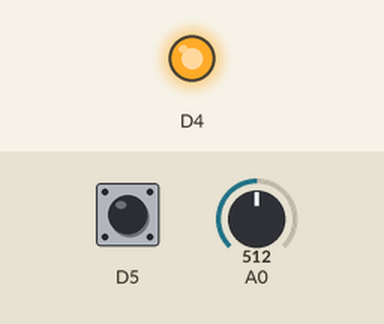
A program run on a simulated ESP8266 (Wemos D1 mini). On the bench: output pins drawn as LEDs (lit = HIGH). The inputs (shaded band) are chosen by the test bench; at power-on: D5 HIGH, A0 = 512.

Above: at 1.2 s.
1.3 s: D5 pulled LOW for 0.15 s
At 1.6 s:
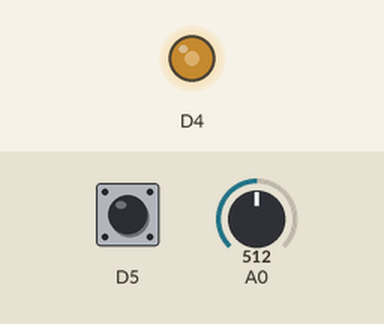
2.9 s: A0 set to 716
At 4.1 s:
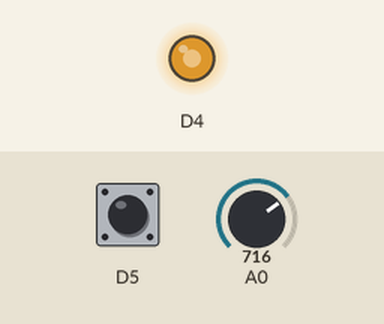
4.4 s: A0 set to 900
At 5.3 s:
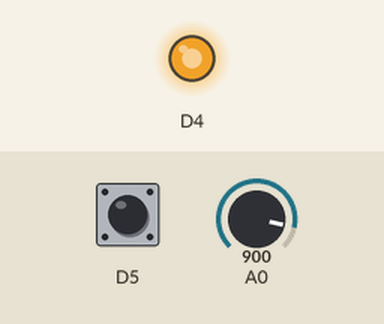
5.9 s: A0 set to 0
At 6.6 s:
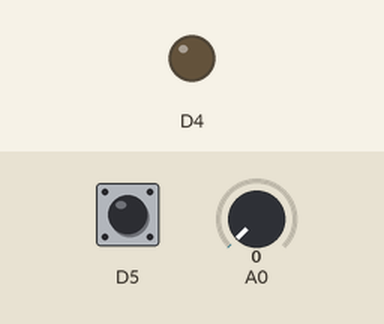
7.4 s: A0 set to 511
At 7.8 s:
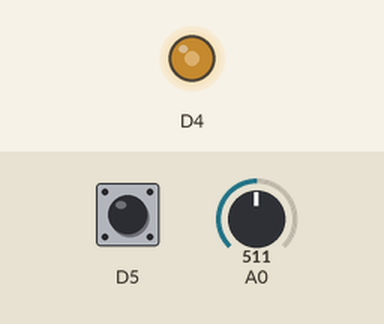
8.9 s: D5 pulled LOW for 1 s
At 10.2 s:
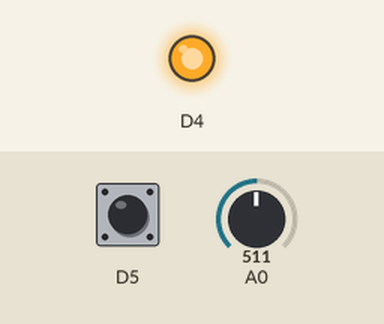
Timing chart, 0 to 11.9 s (numbered marks = the images above; inputs shaded):
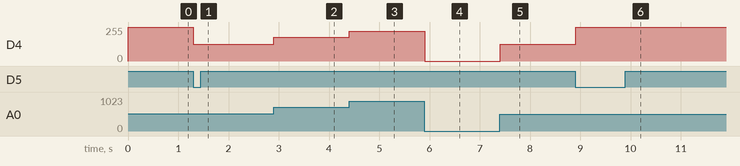

The program:

main.cpp
```cpp
#include <Arduino.h>

int iButton;
int iBrightness;

int buttonState = 0;         // current state of the button
int lastButtonState = 0;     // previous state of the button
int controlState = 0;

void setup() {
  Serial.begin(115200);

  pinMode(D4, OUTPUT);
  pinMode(D5, INPUT_PULLUP);

  // set default PWM range
  analogWriteRange(1023);
}

void loop() {
  buttonState = digitalRead(D5);

  //Maintain Switch State
  if (lastButtonState == 1 && buttonState == 0)
  {
    if(controlState == 0)
    {
      controlState = 1;
    }
    else
    {
      controlState = 0;
    }
  }

  //LED ON/OFF
  int iVal;
  if (controlState  == 1)
  {
    //Read from the variable resitor to led
    iVal = analogRead(A0);
    analogWrite(D4, iVal);
  } else {
    //Turn LED OFF
    analogWrite(D4, 1023);
  }

  lastButtonState = buttonState;
  delay(100);
}
```

Measured:
- after the input at 1.3 s, D4: 255/255 → 127/255 at once
- after the input at 2.9 s, D4: 127/255 → 178/255 at once
- after the input at 4.4 s, D4: 178/255 → 224/255 at once
- after the input at 5.9 s, D4: 224/255 → 0/255 at once
- after the input at 7.4 s, D4: 0/255 → 127/255 at once
- after the input at 8.9 s, D4: 127/255 → 255/255 at once
